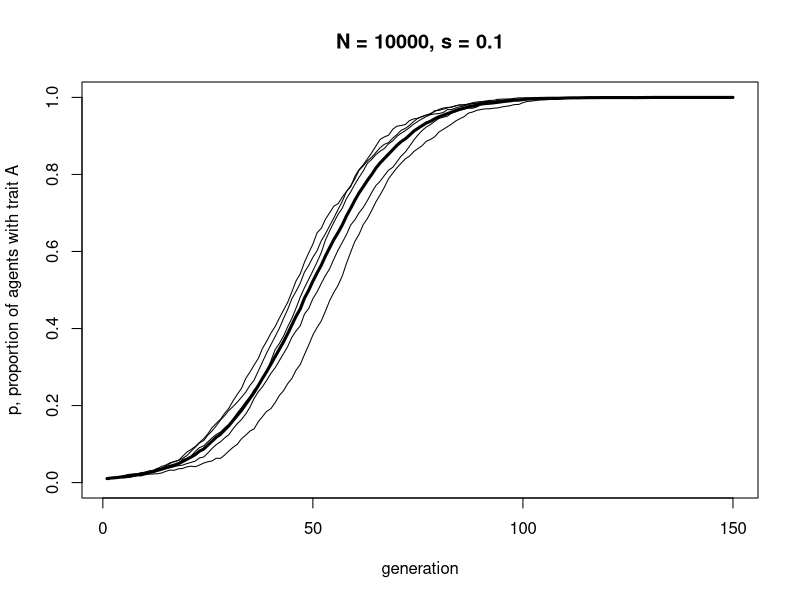
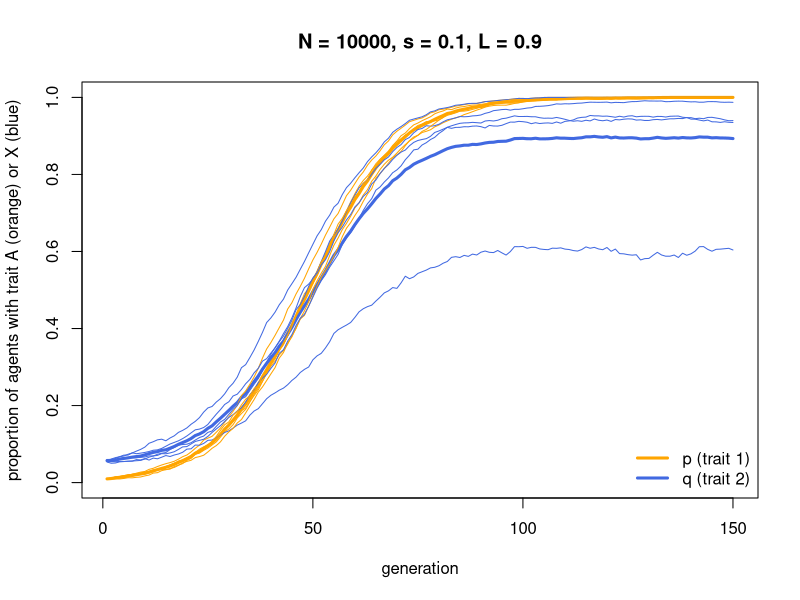
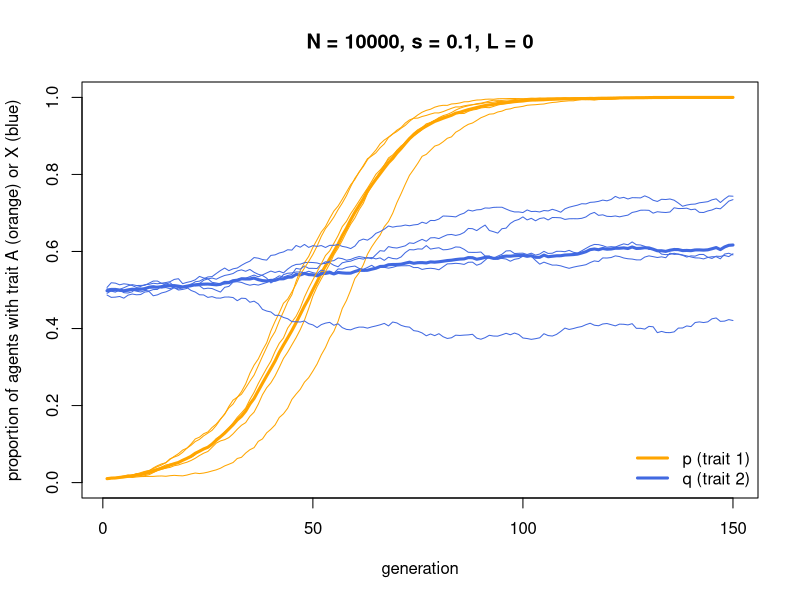
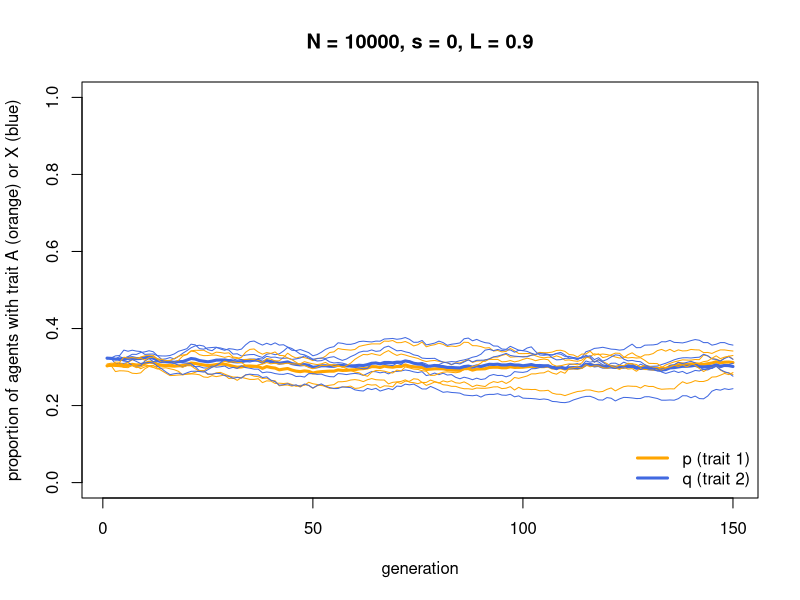
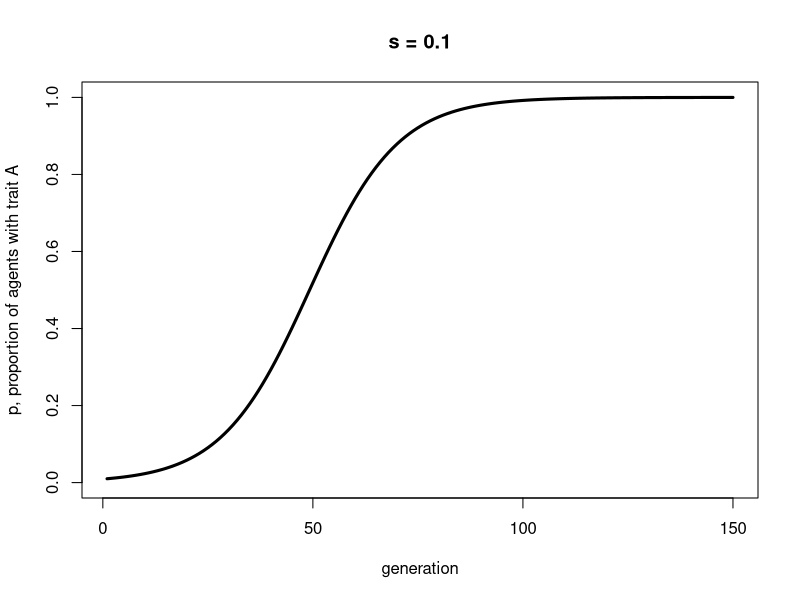

Here is the R script that generated these plots, in order:
## ---- chunk 1

N <- 1000
p_0 <- 0.5
s <- 0.1

agent <- data.frame(trait = sample(c("A","B"), N, replace = TRUE, 
                    prob = c(p_0,1-p_0)))  

head(agent)

## ---- chunk 2

agent$payoff[agent$trait == "A"] <- 1 + s
agent$payoff[agent$trait == "B"] <- 1

head(agent)

## ---- chunk 3

relative_payoffs <- agent$payoff / sum(agent$payoff)

head(relative_payoffs)
sum(relative_payoffs)

## ---- chunk 4

previous_agent <- agent
  
agent$trait <- sample(previous_agent$trait, N, replace = TRUE, prob = relative_payoffs)

sum(previous_agent$trait == "A") / N
sum(agent$trait == "A") / N

## ---- chunk 5

IndirectBias <- function (N, s, p_0, t_max, r_max) {
  
  # create a matrix with t_max rows and r_max columns, fill with NAs, convert to dataframe
  output <- as.data.frame(matrix(NA, t_max, r_max))  
  
  # purely cosmetic: rename the columns with run1, run2 etc.
  names(output) <- paste("run", 1:r_max, sep="")  

  for (r in 1:r_max) {
  
    # create first generation
    agent <- data.frame(trait = sample(c("A","B"), N, replace = TRUE, 
                        prob = c(p_0,1-p_0)))  
    
    # add payoffs
    agent$payoff[agent$trait == "A"] <- 1 + s
    agent$payoff[agent$trait == "B"] <- 1
    
    # add first generation's p to first row of column r
    output[1,r] <- sum(agent$trait == "A") / N  
  
    for (t in 2:t_max) {
      
      # copy agent to previous_agent dataframe
      previous_agent <- agent  
      
      # get relative payoffs of previous agents
      relative_payoffs <- previous_agent$payoff / sum(previous_agent$payoff)

      # new traits copied from previous generation, biased by payoffs
      agent$trait <- sample(previous_agent$trait, 
                            N, replace = TRUE, 
                            prob = relative_payoffs)
    
      # add payoffs
      agent$payoff[agent$trait == "A"] <- 1 + s
      agent$payoff[agent$trait == "B"] <- 1
    
      # get p and put it into output slot for this generation t and run r
      output[t,r] <- sum(agent$trait == "A") / N  
    
    }
  
  }

  # first plot a thick line for the mean p
  plot(rowMeans(output), 
       type = 'l', 
       ylab = "p, proportion of agents with trait A", 
       xlab = "generation", 
       ylim = c(0,1), 
       lwd = 3, 
       main = paste("N = ", N, ", s = ", s, sep = ""))

  for (r in 1:r_max) {  
    
    # add lines for each run, up to r_max
    lines(output[,r], type = 'l')  
    
  }

  output  # export data from function
}

## ---- chunk 6

data_model4a <- IndirectBias(N = 10000, 
                             s = 0.1, 
                             p_0 = 0.01, 
                             t_max = 150, 
                             r_max = 5)

## ---- chunk 7

N <- 1000
p_0 <- 0.5
q_0 <- 0.5
L <- 1

agent <- data.frame(trait1 = sample(c("A","B"), N, replace = TRUE, 
                                    prob = c(p_0,1-p_0)),
                    trait2 = rep(NA, N))  
    
# with prob L, trait 2 is tied to trait 1, otherwise trait X with prob q_0
prob <- runif(N)
agent$trait2[agent$trait1 == "A" & prob < L] <- "X"
agent$trait2[agent$trait1 == "B" & prob < L] <- "Y"
    
agent$trait2[prob >= L] <- sample(c("X","Y"), sum(prob >= L), replace = TRUE,
                                  prob = c(q_0,1-q_0))
    
head(agent)
    
## ---- chunk 8

IndirectBias2 <- function (N, s, L, p_0, q_0, t_max, r_max) {
  
  # create matrices with t_max rows and r_max columns, fill with NAs, convert to dataframe
  output_trait1 <- as.data.frame(matrix(NA, t_max, r_max))  
  output_trait2 <- as.data.frame(matrix(NA, t_max, r_max)) 
  
  # purely cosmetic: rename the columns with run1, run2 etc.
  names(output_trait1) <- paste("run", 1:r_max, sep="")  
  names(output_trait2) <- paste("run", 1:r_max, sep="")  
  
  for (r in 1:r_max) {
    
    # create first generation
    agent <- data.frame(trait1 = sample(c("A","B"), N, replace = TRUE, 
                                        prob = c(p_0,1-p_0)),
                        trait2 = rep(NA, N))  
    
    # with prob L, trait 2 is tied to trait 1, otherwise trait X with prob q_0
    prob <- runif(N)
    agent$trait2[agent$trait1 == "A" & prob < L] <- "X"
    agent$trait2[agent$trait1 == "B" & prob < L] <- "Y"
    
    agent$trait2[prob >= L] <- sample(c("X","Y"), sum(prob >= L), replace = TRUE,
                                      prob = c(q_0,1-q_0))
    
    # add payoffs
    agent$payoff[agent$trait1 == "A"] <- 1 + s
    agent$payoff[agent$trait1 == "B"] <- 1
    
    # add first generation's p and q to first row of column r
    output_trait1[1,r] <- sum(agent$trait1 == "A") / N  
    output_trait2[1,r] <- sum(agent$trait2 == "X") / N 
    
    for (t in 2:t_max) {
      
      # copy agent to previous_agent dataframe
      previous_agent <- agent  
      
      # get relative payoffs of previous agents
      relative_payoffs <- previous_agent$payoff / sum(previous_agent$payoff)
      
      # new traits copied from previous generation, biased by payoffs
      demonstrators <- sample(1:N, 
                              N, replace = TRUE, 
                              prob = relative_payoffs)
      
      agent$trait1 <- previous_agent$trait1[demonstrators]
      agent$trait2 <- previous_agent$trait2[demonstrators]
      
      # add payoffs
      agent$payoff[agent$trait1 == "A"] <- 1 + s
      agent$payoff[agent$trait1 == "B"] <- 1
      
      # put p and q into output slot for this generation t and run r
      output_trait1[t,r] <- sum(agent$trait1 == "A") / N  
      output_trait2[t,r] <- sum(agent$trait2 == "X") / N  
      
    }
    
  }
  
  # first plot a thick grey line for the mean p
  plot(rowMeans(output_trait1), 
       type = 'l', 
       ylab = "proportion of agents with trait A (orange) or X (blue)", 
       xlab = "generation", 
       ylim = c(0,1), 
       lwd = 3, 
       main = paste("N = ", N, ", s = ", s, ", L = ", L, sep = ""),
       col = "orange")
  
  # now thick orange line for mean q 
  lines(rowMeans(output_trait2), col = "royalblue", lwd = 3)
  
  for (r in 1:r_max) {  
    
    # add lines for each run, up to r_max
    lines(output_trait1[,r], type = 'l', col = "orange")  
    lines(output_trait2[,r], type = 'l', col = "royalblue") 
    
  }
  
  legend("bottomright",
         legend = c("p (trait 1)", "q (trait 2)"),
         lty = 1,
         lwd = 3,
         col = c("orange", "royalblue"),
         bty = "n")
  
  list(output_trait1, output_trait2)  # export data from function

  }

## ---- chunk 9

data_model4b <- IndirectBias2(N = 10000, 
                              s = 0.1,
                              L = 0.9,
                              p_0 = 0.01,
                              q_0 = 0.5,
                              t_max = 150, 
                              r_max = 5)

## ---- chunk 10

data_model4b <- IndirectBias2(N = 10000, 
                              s = 0.1,
                              L = 0.0,
                              p_0 = 0.01,
                              q_0 = 0.5,
                              t_max = 150, 
                              r_max = 5)

## ---- chunk 11

data_model4b <- IndirectBias2(N = 10000, 
                              s = 0.0,
                              L = 0.9,
                              p_0 = 0.3,
                              q_0 = 0.5,
                              t_max = 150, 
                              r_max = 5)

## ---- chunk 12
p <- rep(0, 150)
p[1] <- 0.01
s <- 0.1

for (i in 2:150) {
  p[i] <- (p[i-1])*(1+s) / (1 + (p[i-1])*s)
}

plot(p, 
     type = 'l', 
     ylab = "p, proportion of agents with trait A", 
     xlab = "generation", 
     ylim = c(0,1), 
     lwd = 3, 
     main = paste("s = ", s, sep = ""))
